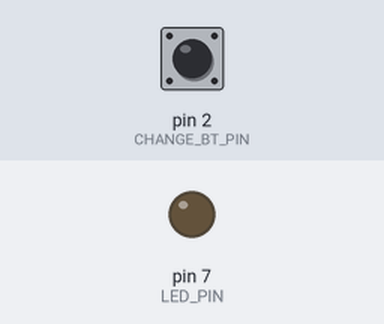
This sketch was run on a simulated Arduino Uno, built with avr-gcc and run on an emulated ATmega328P. On the bench: output pins drawn as LEDs (lit = HIGH). Dashed ring = blinking. The test bench sets the inputs (shaded band); at power-on: pin 2 (CHANGE_BT_PIN) HIGH. Pins used as bus, display or sensor lines are not drawn.

Above: at 1.2 s.
1.3 s: pin 2 (CHANGE_BT_PIN) pulled LOW for 0.15 s
At 1.45 s:
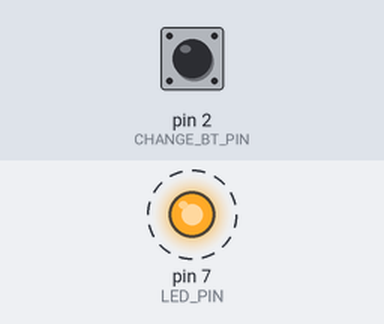
Timing chart, 0 to 4.3 s (numbered marks = the images above; inputs shaded):
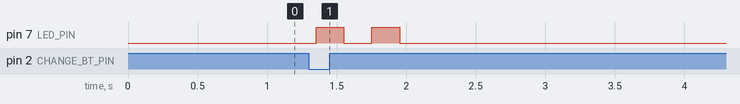

Measured:
- after the input at 1.3 s, pin 7 (LED_PIN): alternates HIGH for 0.20 s and LOW for 0.20 s, 4 changes in all, then stays LOW, starting after 0.05 s

The sketch:

Emulyator.ino
```cpp
#define TX_PIN 13
#define SIZE_OF_DATA 23
#define CHANGE_BT_PIN 2
#define LED_PIN 7

const unsigned long UP1_DATA[] =   {860, 900, 1750, 900, 860, 900, 860, 900, 860, 900, 860, 900, 860, 900, 860, 1750, 1750, 900, 860, 900, 860, 900, 860};
const unsigned long UP2_DATA[] =   {860, 900, 860, 900, 1750, 900, 860, 900, 860, 900, 860, 900, 860, 900, 860, 1750, 1750, 900, 860, 900, 860, 900, 860};
const unsigned long DOWN1_DATA[] = {860, 900, 860, 900, 1750, 900, 860, 900, 860, 900, 860, 900, 860, 900, 860, 1750, 1750, 900, 860, 900, 860, 1750, 860};
const unsigned long DOWN2_DATA[] = {860, 900, 1750, 860, 900, 900, 860, 900, 860, 900, 860, 900, 860, 900, 860, 1750, 1750, 900, 860, 900, 860, 1750, 860};
const unsigned long MUTE_ON_DATA[] = {950, 800, 950, 838, 1800, 800, 950, 800, 950, 800, 950, 800, 950, 800, 950, 800, 950, 1700, 900, 850, 1800, 1700, 950};
const unsigned long MUTE_OFF_DATA[] = {860, 900, 1750, 900, 860, 900, 860, 900, 860, 900, 860, 900, 860, 900, 860, 900, 860, 1750, 860, 900, 1750, 1750, 860};

volatile byte _currentSignal = 0;
const unsigned long* SIGNALS[] = {UP1_DATA, UP2_DATA, DOWN1_DATA, DOWN2_DATA, MUTE_ON_DATA, MUTE_OFF_DATA};
volatile unsigned long* DATA = SIGNALS[0];
const byte SIZE_OF_SIGNALS = 6;
volatile bool _isClicked = false;
volatile unsigned long _lastClickedTime = 0;

void setup()
{
  pinMode(TX_PIN, OUTPUT);
  digitalWrite(TX_PIN, HIGH);
  pinMode(CHANGE_BT_PIN, INPUT_PULLUP);
  digitalWrite(CHANGE_BT_PIN, HIGH);
  attachInterrupt(digitalPinToInterrupt(CHANGE_BT_PIN), onClick, FALLING);
  pinMode(LED_PIN, OUTPUT);
  digitalWrite(LED_PIN, LOW);
}

void onClick()
{
  unsigned long curTime = millis();
  if (curTime - _lastClickedTime < 1000) return;
  _lastClickedTime = curTime;
  _currentSignal++;
  if (_currentSignal == SIZE_OF_SIGNALS) _currentSignal = 0;
  DATA = SIGNALS[_currentSignal];
  _isClicked = true;
}

void loop()
{
  for (int i = 0; i < SIZE_OF_DATA; i++)
  {
    if (_isClicked)
    {
      _isClicked = false;
      for(int j = 0; j <= _currentSignal; j++)
      {
        digitalWrite(LED_PIN, HIGH);
        delay(200);
        digitalWrite(LED_PIN, LOW);
        delay(200);
      }
      delay(900);
      break;
    }
    digitalWrite(TX_PIN, !!(i % 2));
    delayMicroseconds(DATA[i]);
  }
  digitalWrite(TX_PIN, HIGH);
  delay(100);
}
```
